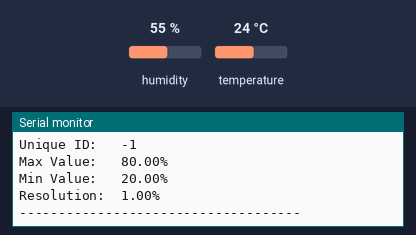
A sketch run on a simulated ESP32. On the bench: the last lines printed to the serial monitor. The inputs (shaded band) are chosen by the test bench; at power-on: humidity 55 %, temperature 24 °C. WiFi joins after 1.5 s; servers stay silent unless stated; uploads are accepted with an empty reply.

Above: at 4.2 s.
4.3 s: humidity set to 22 %
At 6.6 s:
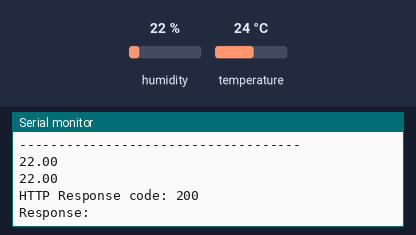
7.4 s: humidity set to 40 %
At 7.4 s:
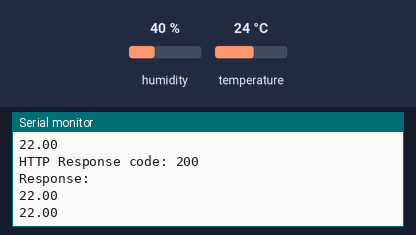

The sketch:

DHT11_HTTP_post.ino
```cpp
#include <Arduino.h>
#include <WebServer.h>
#include <ArduinoJson.h>
#include <WiFiManager.h>
#include <Adafruit_Sensor.h>
#include <DHT.h>
#include <DHT_U.h>
#include <WiFi.h>
#include <HTTPClient.h>

#define DHTPIN 16 // Digital pin connected to the DHT sensor
#define DHTTYPE DHT11
DHT_Unified dht(DHTPIN, DHTTYPE);
uint32_t delayMS;

const char* ssid = "Galaxy";
const char* password = "lrps6342";

const char* serverName = "http://192.168.101.208:8080/esp32-th";

// Timer set to 5 seconds (5000)
unsigned long timerDelay = 5000;
unsigned long lastTime = 0;

WebServer server(80);

float temperature;
float humidity;

StaticJsonDocument<1024> jsonDocument;

char buffer[1024];

void setup() {

  Serial.begin(115200);
  delay(1500);

  WiFi.begin(ssid, password);
  Serial.println("Connecting");
  while(WiFi.status() != WL_CONNECTED) {
    delay(500);
    Serial.print(".");
  }
  Serial.println("");
  Serial.print("Connected to WiFi network with IP Address: ");
  Serial.println(WiFi.localIP());

  Serial.println("Timer set to 5 seconds (timerDelay variable), it will take 5 seconds before publishing the first reading.");

  dht.begin();
  Serial.println(F("DHTxx Unified Sensor Example"));
  sensor_t sensor;
  dht.temperature().getSensor(&sensor);
  Serial.println(F("------------------------------------"));
  Serial.println(F("Temperature Sensor"));
  Serial.print  (F("Sensor Type: ")); Serial.println(sensor.name);
  Serial.print  (F("Driver Ver:  ")); Serial.println(sensor.version);
  Serial.print  (F("Unique ID:   ")); Serial.println(sensor.sensor_id);
  Serial.print  (F("Max Value:   ")); Serial.print(sensor.max_value); Serial.println(F("°C"));
  Serial.print  (F("Min Value:   ")); Serial.print(sensor.min_value); Serial.println(F("°C"));
  Serial.print  (F("Resolution:  ")); Serial.print(sensor.resolution); Serial.println(F("°C"));
  Serial.println(F("------------------------------------"));
  dht.humidity().getSensor(&sensor);
  Serial.println(F("Humidity Sensor"));
  Serial.print  (F("Sensor Type: ")); Serial.println(sensor.name);
  Serial.print  (F("Driver Ver:  ")); Serial.println(sensor.version);
  Serial.print  (F("Unique ID:   ")); Serial.println(sensor.sensor_id);
  Serial.print  (F("Max Value:   ")); Serial.print(sensor.max_value); Serial.println(F("%"));
  Serial.print  (F("Min Value:   ")); Serial.print(sensor.min_value); Serial.println(F("%"));
  Serial.print  (F("Resolution:  ")); Serial.print(sensor.resolution); Serial.println(F("%"));
  Serial.println(F("------------------------------------"));
  delayMS = sensor.min_delay / 1000;
}

void loop() {

  // Delay between measurements.
  delay(delayMS);
  // Get temperature event and print its value.
  sensors_event_t event;
  dht.temperature().getEvent(&event);
  if (isnan(event.temperature)) {
    Serial.println(F("Error reading temperature!"));
  }

  // Get humidity event and print its value.
  dht.humidity().getEvent(&event);
  if (isnan(event.relative_humidity)) {
    Serial.println(F("Error reading humidity!"));
  }

  temperature = event.temperature;
  humidity = event.relative_humidity;

  Serial.println(temperature);
  Serial.println(humidity);

  // Send an HTTP POST request every 5 seconds
  if ((millis() - lastTime) > timerDelay) {
    // Check WiFi connection status
    if(WiFi.status() == WL_CONNECTED){
      WiFiClient client;
      HTTPClient http;

      // Domain name or IP address with port
      http.begin(client, serverName);


      http.addHeader("Content-Type", "application/json");

      String jsonPayload = "{\"Temperature\":\"" + String(temperature) + "\", \"Humidity\":\"" + String(humidity) + "\"}";

      // Send HTTP POST request
      int httpResponseCode = http.POST(jsonPayload);

      // Print HTTP response code
      Serial.print("HTTP Response code: ");
      Serial.println(httpResponseCode);

      // Print the response payload
      String response = http.getString();
      Serial.println("Response: " + response);
      // Free resources
      http.end();
    }
    else {
      Serial.println("WiFi Disconnected");
    }
    lastTime = millis();
  }
}
```

Measured:
- after the input at 4.3 s, the serial monitor: prints a new line after 0.75 s (image 1)
